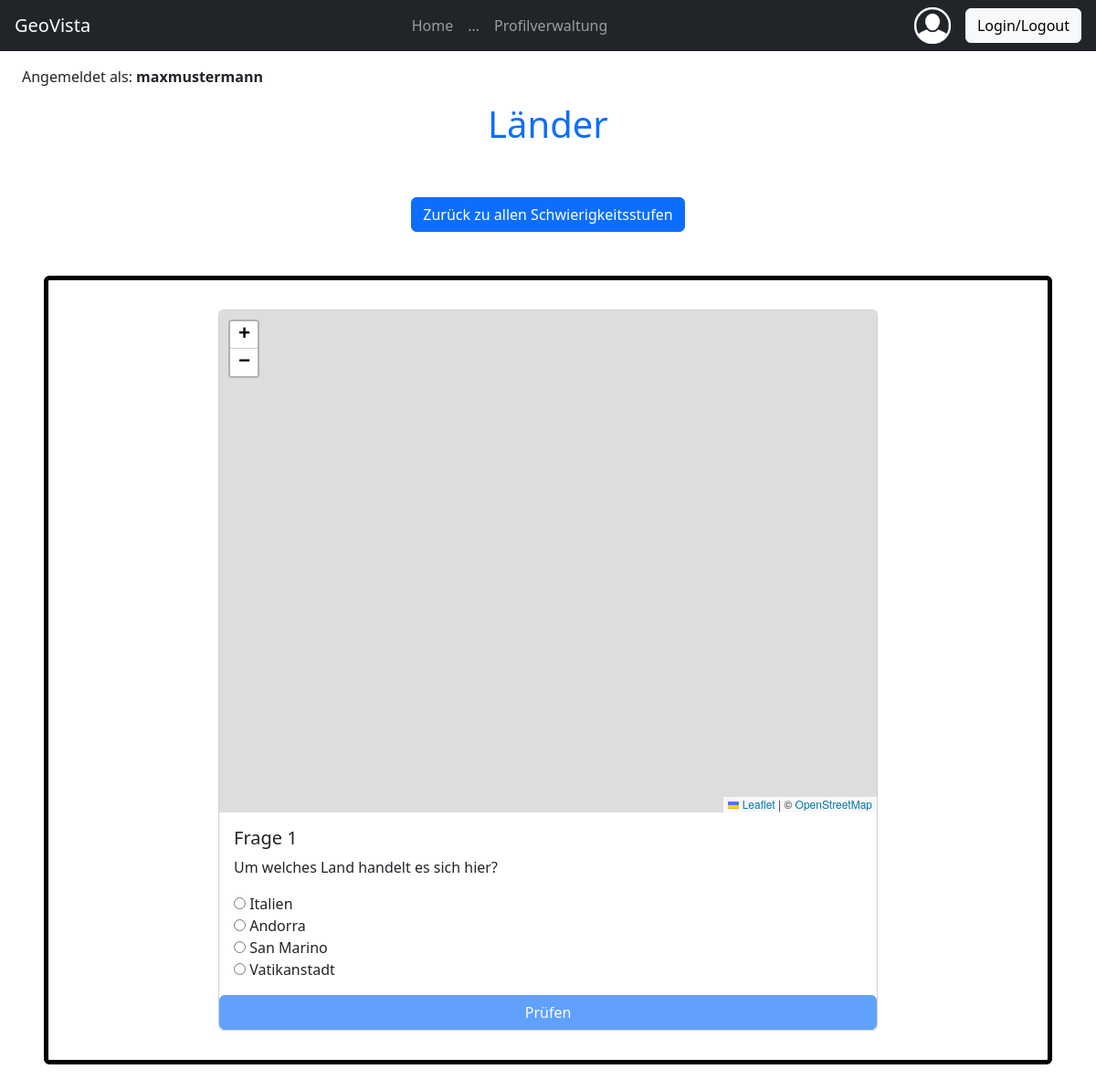
The app's page /level.php?quiz=1 with its own data.
### tables this page shows
CREATE TABLE `user` (
  `id_user` int(11) NOT NULL,
  `username` varchar(50) NOT NULL,
  `email` varchar(255) NOT NULL,
  `password` varchar(255) NOT NULL,
  `isAdmin` tinyint(1) NOT NULL,
  `fk_geovista` int(11) NOT NULL
);

CREATE TABLE `quiz` (
  `id_quiz` int(11) NOT NULL,
  `name` varchar(255) NOT NULL,
  `icon` varchar(255) DEFAULT NULL,
  `fk_geovista` int(11) NOT NULL
);

CREATE TABLE `question` (
  `id_question` int(11) NOT NULL,
  `description` varchar(255) NOT NULL,
  `image` varchar(255) NOT NULL,
  `fk_quiz` int(11) NOT NULL
);

CREATE TABLE `answer` (
  `id_answer` int(11) NOT NULL,
  `description` varchar(255) NOT NULL,
  `isCorrectAnswer` tinyint(1) NOT NULL,
  `fk_question` int(11) NOT NULL
);

### config/db_utils.php (called while the page is built, shortened)
<?php
function getUserDetails($db, $id)
{
    $result = null;
    try {
        $sql = "SELECT * FROM user WHERE id_user = ?";
        $stmt = $db->prepare($sql);
        $stmt->bind_param("i", $id);
        $stmt->execute();
        $result = $stmt->get_result()->fetch_array();
    } catch (Exception $e) {
        echo '<div class="alert alert-danger" role="alert">Error: ' . $e->getMessage() . "</div>\n";
    } finally {
        return $result;
    }
}
function getQuizName($db, $quiz_id)
{
    $result = null;
    try {
        $sql = "SELECT name FROM quiz WHERE id_quiz = ?";
        $stmt = $db->prepare($sql);
        $stmt->bind_param("i", $quiz_id);
        $stmt->execute();
        $result = $stmt->get_result()->fetch_array()["name"];
    } catch (Exception $e) {
        echo '<div class="alert alert-danger" role="alert">Error: ' . $e->getMessage() . "</div>\n";
    } finally {
        return $result;
    }
}
function getQuestions($db, $quiz_id)
{
    $questions = [];
    try {
        $sql = "SELECT id_question, description as q_desc, image FROM question WHERE fk_quiz = ? ORDER BY id_question";
        $stmt = $db->prepare($sql);
        $stmt->bind_param("i", $quiz_id);
        $stmt->execute();
        $result = $stmt->get_result();
        if ($result->num_rows > 0) {
            while ($row = $result->fetch_assoc()) {
                $questions[] = $row;
            }
        }
    } catch (Exception $e) {
        echo '<div class="alert alert-danger" role="alert">Error: ' . $e->getMessage() . "</div>\n";
    } finally {
        return $questions;
    }
}
function getAnswersToQuestion($db, $id_question){
    $answers = [];
    try {
        $sql = "SELECT id_answer, description as a_desc, isCorrectAnswer FROM answer WHERE fk_question = ?";
        $stmt = $db->prepare($sql);
        $stmt->bind_param("i", $id_question);
        $stmt->execute();
        $result = $stmt->get_result();
        if ($result->num_rows > 0) {
            while ($row = $result->fetch_assoc()) {
                $answers[] = $row;
            }
        }
    } catch (Exception $e) {
        echo '<div class="alert alert-danger" role="alert">Error: ' . $e->getMessage() . "</div>\n";
    } finally {
        return $answers;
    }
}
?>

### level.php (the view, shortened to what this page needs)
<?php
require_once('config/dbaccess.php');
require_once('config/db_utils.php');
$db = new mysqli($host, $user, $password, $database);
$allQuestions = getQuestions($db, htmlspecialchars($_GET["quiz"]));
$quizName = getQuizName($db, htmlspecialchars($_GET["quiz"]));
function shuffle_question($allQuestions, $count)
{
    $uniqueQuestions = array_unique($allQuestions, SORT_REGULAR);
    shuffle($uniqueQuestions);
    return array_slice($uniqueQuestions, 0, min($count, count($uniqueQuestions)));
}
$questions = shuffle_question($allQuestions, 5);
$current_question_index = $_SESSION['current_question'];
$finishedQuiz = false;
if ($current_question_index >= count($questions)) {
    $_SESSION['current_question'] = 0;
    $finishedQuiz = true;
} else {
    $current_question = $questions[$current_question_index];
    $answers = getAnswersToQuestion($db, $current_question['id_question']);
}
?>
<!DOCTYPE html>
<html lang="en">
<head>
    <link href="https://cdn.jsdelivr.net/npm/bootstrap@5.3.3/dist/css/bootstrap.min.css" rel="stylesheet"
>
</head>
<body class="d-flex flex-column min-vh-100">
    <?php include "./base/nav.php"; ?>
    <?php include "./base/username.php"; ?>
    <?php include "./base/plugins.php"?>
    <header class="">
        <h1 class="text-center text-primary"><?php echo $quizName ?></h1>
    </header>
    <main class="m-5">
        <div class="text-center">
            <button class="btn btn-primary" onclick="location.href='index.php';">Zurück zu allen
                Schwierigkeitsstufen</button>
        </div>
        <div
            class="border border-5 border-black rounded p-4 mt-5 d-flex flex-column align-items-center justify-content-center">
            <form id="questionForm" action="<?php echo htmlspecialchars($_SERVER["PHP_SELF"]); ?>" method="GET"
                class="card my-2" quizState="<?php echo $finishedQuiz ? 'finished' : 'active'; ?>">
                <?php if(!$finishedQuiz): ?>
                    <?php if($_GET['quiz'] === '4' || $_GET['quiz'] === '1'): ?>
                        <div id="map"></div>
                    <?php else: ?>
                        <img class="card-img-top" style="width: 400px;" src="<?php echo $current_question["image"] ?>" alt="Bild zu Frage <?php echo $current_question_index + 1; ?> Quiz <?php echo $quizName; ?>">
                    <?php endif; ?>
                    <div class="card-body">
                        <h5 class="card-title">Frage <?php echo $current_question_index + 1; ?></h5>
                        <p class="card-text"><?php echo $current_question['q_desc']; ?></p>
                        <section>
                            <?php foreach ($answers as $answer): ?>
                                <input type="radio" id="<?php echo $answer['id_answer']; ?>"
                                    name="question<?php echo $current_question_index; ?>"
                                    value="<?php echo $answer['a_desc']; ?>"
                                    data-correct="<?php echo $answer['isCorrectAnswer'] == 1 ? 'true' : 'false'; ?>" required>
                                <label for="<?php echo $answer['id_answer']; ?>"><?php echo $answer['a_desc']; ?></label><br>
                            <?php endforeach; ?>
                        </section>
                    </div>
                    <button id="checkQuestionButton" type="submit" class="btn btn-primary" value="1">Prüfen</button>
                <?php else: ?>
                    <p>Quiz fertig</p>
                <?php endif; ?>
            </form>
        </div>
    </main>
</body>
</html>

### base/username.php (shortened to what this page needs)
<?php
require_once('config/dbaccess.php');
require_once('config/db_utils.php');
$db = new mysqli($host, $user, $password, $database);
$user = getUserDetails($db, '2');
if ($user) echo "<p class='mt-3 ms-0 ms-xl-4 text-center text-xl-start'>Angemeldet als: <span class='fw-bold'>" . $user["username"] . "</span></p>";
?>

### base/plugins.php (style rules this page uses)
#map { height: 550px; width: 720px; }

### records on screen
user: username "maxmustermann"
quiz: name "Länder"
question: description "Um welches Land handelt es sich hier?"
answer: isCorrectAnswer "☐ Italien", description "Italien"
answer: isCorrectAnswer "☐ Andorra", description "Andorra"
answer: isCorrectAnswer "☐ San Marino", description "San Marino"
answer: isCorrectAnswer "☐ Vatikanstadt", description "Vatikanstadt"

### other values on screen
$current_question_index + 1 "1"
